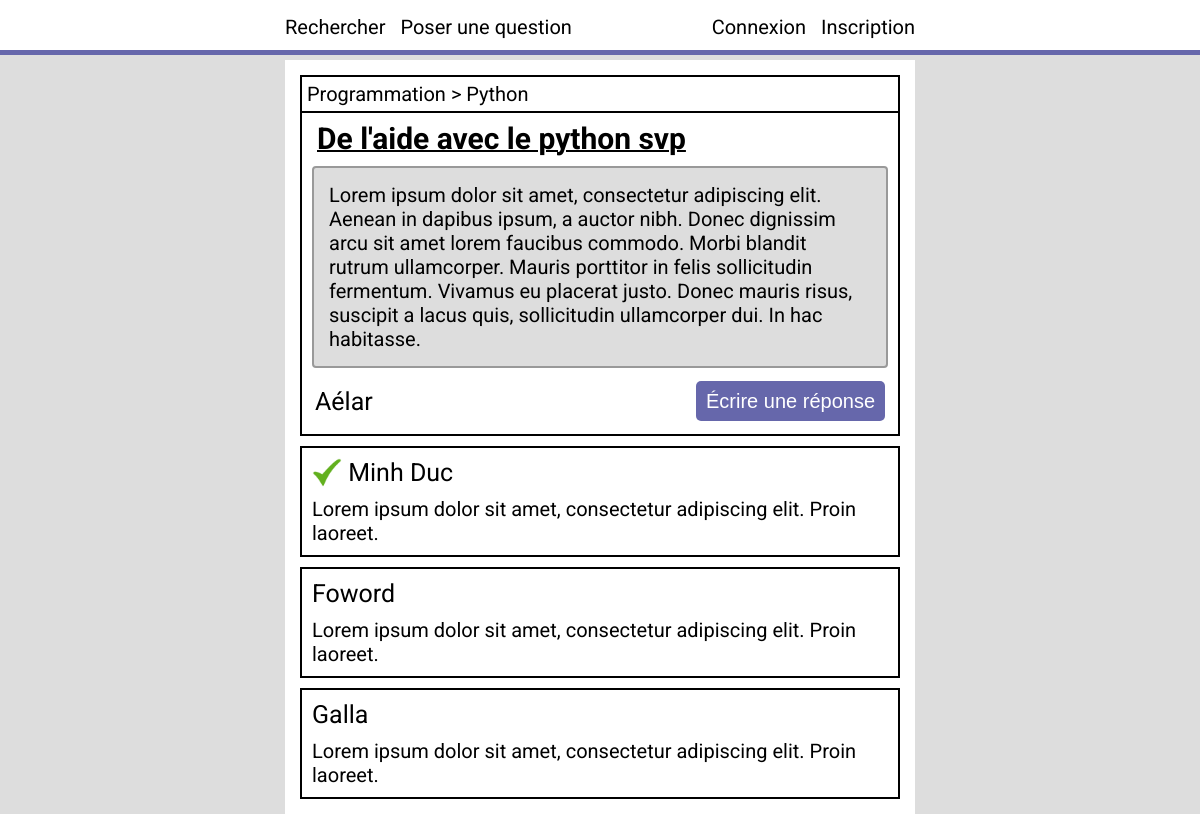
The page /post.php?post=3 on the database its author committed.
### tables this page shows
create table IF NOT EXISTS posts (
    postid int PRIMARY KEY NOT NULL AUTO_INCREMENT,
    title varchar(512) NOT NULL,
    text varchar(16384) NOT NULL,
    categoryid int,
    userid int,
    FOREIGN KEY (categoryid) REFERENCES categories(categoryid) ON DELETE CASCADE,
    FOREIGN KEY (userid) REFERENCES users(userid) ON DELETE CASCADE
);

create table IF NOT EXISTS users ( 
    userid int PRIMARY KEY NOT NULL AUTO_INCREMENT,
    username varchar(32) NOT NULL,
    email varchar(255) NOT NULL,
    profilepic BLOB,
    password varchar(64) NOT NULL,
    points int NOT NULL DEFAULT 0,
    isteacher int NOT NULL DEFAULT 0
);

create table IF NOT EXISTS answers (
    answerid int PRIMARY KEY NOT NULL AUTO_INCREMENT,
    text varchar(16384) NOT NULL,
    isgood int NOT NULL DEFAULT 0,
    postid int,
    userid int,
    parent int,
    FOREIGN KEY (parent) REFERENCES answers(answerid) ON DELETE CASCADE,
    FOREIGN KEY (postid) REFERENCES posts(postid) ON DELETE CASCADE,
    FOREIGN KEY (userid) REFERENCES users(userid) ON DELETE CASCADE
);

### data/functions.php (called while the page is built, shortened)
<?php
    function getCategoryArbo($connexion,$id){
        $string = "";
        for($i=0;$i<10 && $id;$i++){
            $req="SELECT name,parent from categories where categoryid = ?";
            $stmt = mysqli_prepare($connexion, $req);
            mysqli_stmt_bind_param($stmt, "i", $id);
            mysqli_stmt_execute($stmt);
            $result = mysqli_stmt_get_result($stmt);
            foreach($result as $ligne) $cat = $ligne;
            $id = $cat["parent"];
            $string = " > " . $cat["name"] . $string;
        }
        return substr($string,3);
    }
    function getUser($connexion,$id){
        $req="SELECT * from users where userid = ?";
        $stmt = mysqli_prepare($connexion, $req);
        mysqli_stmt_bind_param($stmt, "i", $id);
        mysqli_stmt_execute($stmt);
        $result = mysqli_stmt_get_result($stmt);
        if(mysqli_num_rows($result)>=1){
            foreach($result as $ligne) $return = $ligne;
        }else{
            $return = NULL;
        }
        return $return;
    }
    function getPost($connexion,$id){
        $req="SELECT * from posts where postid = ?";
        $stmt = mysqli_prepare($connexion, $req);
        mysqli_stmt_bind_param($stmt, "i", $id);
        mysqli_stmt_execute($stmt);
        $result = mysqli_stmt_get_result($stmt);
        if(mysqli_num_rows($result)>=1){
            foreach($result as $ligne) $return = $ligne;
        }else{
            $return = NULL;
        }
        return $return;
    }
?>

### post.php (the view, shortened to what this page needs)
<!DOCTYPE html>
<html lang="fr">
    <?php
        if(isset($_GET["post"])){
            $postid=$_GET["post"];
            require "data/db_login.php";
            require "data/functions.php";
            $connexion=mysqli_connect($host,$login,$mdp,$bdd)
            or die("connexion impossible");
            $post = getPost($connexion,$postid);
            $autor = getUser($connexion,$post["userid"]);
        }else header("Location:unknow.php");
    ?>
    <head>
        <link href="styles/style.css" rel="stylesheet"/>
        <link href="styles/post.css" rel="stylesheet"/>
    </head>
    <body>
        <?php include "data/navbar.php"; ?>
        <main>
            <div id="post">
                <div id="arbo">
                    <?php echo getCategoryArbo($connexion,$post["categoryid"]); ?>
                </div>
                <h3>
                    <?php echo $post["title"] ?>
                </h3>
                <p>
                    <?php echo $post["text"] ?>
                </p>
                <table id="post_bot">
                    <tr>
                        <td><?php echo $autor["username"]; ?></td>
                        <td class="table_right"><a href="writeanswer.php?post=<?php echo $postid;?>"><button>Écrire une réponse</button></a></td>
                    </tr>
                </table>
            </div>
            <?php
                $req="SELECT * from answers where postid = ? ORDER BY isgood DESC";
                $stmt = mysqli_prepare($connexion, $req);
                mysqli_stmt_bind_param($stmt, "i", $postid);
                mysqli_stmt_execute($stmt);
                $result = mysqli_stmt_get_result($stmt);
                foreach($result as $answer){
                    if($answer["isgood"] == 1){
                        echo "
                            <div class='answer'>
                                <div class='answer_top'>
                                    <img src='data/img/check.png' alt='Good answer' class='check_img' title='Réponse validé par l'auteur'>
                                    ".getUser($connexion,$answer["userid"])["username"]."
                                </div>
                                <div class='answer_text'>
                                    ".$answer["text"]."
                                </div>
                            </div>
                            ";
                    }else{
                        echo "
                            <div class='answer'>
                                <div class='answer_top'>
                                    ".getUser($connexion,$answer["userid"])["username"]."
                                </div>
                                <div class='answer_text'>
                                    ".$answer["text"]."
                                </div>
                            </div>
                            ";
                    }
                }
            ?>
        </main>
    </body>
</html>

### styles/style.css (style rules this page uses)
body, textarea { font-family: 'Roboto', sans-serif; font-size: 20px; }
main { width: 50%; margin: 10px auto 0 auto; padding: 15px; background-color: white; }
body { background-color: #DDD; margin: 0; }
button, input[type="submit"] { border-radius: 5px; height: 40px; font-size: 15px; background-color: #6667ab; color: white; border: 0; transition: 200ms; font-size: 20px; padding: 0 10px 0 10px; }

### styles/post.css (style rules this page uses)
#post { border: 2px solid black; }
#arbo { border: 2px solid black; margin: -2px; padding: 5px; }
h3 { margin: 10px 15px 0 15px; font-size: 30px; text-decoration: underline; text-decoration-thickness: 2px; }
#post p { margin: 10px; border: 2px solid #999; background-color: #DDD; padding: 15px; border-radius :4px; }
#post_bot { width: calc(100% - 20px); margin: 10px; }
#post_bot td { font-size: 25px; }
.table_right { text-align: right; }
.answer { border: 2px solid black; width: calc(100%-4px); margin: 10px 0 0 0; padding: 10px; }
.check_img { width: 30px; vertical-align: top; }
.answer_top { font-size: 25px; margin-bottom: 10px; }

### rows shown on the page
posts: title "De l'aide avec le python svp", text "Lorem ipsum dolor sit amet, consectetur adipiscing elit. Aenean in dapibus ipsum, a auctor nibh. Donec dignissim arcu sit amet lorem faucibus commodo. Morbi blandit rutrum ullamcorper. Mauris porttitor in felis sollicitudin fermentum. Vivamus eu placerat justo. Donec mauris risus, suscipit a lacus quis, sollicitudin ullamcorper dui. In hac habitasse."
users: username "Aélar"
answers: isgood 1 (drawn), userid.username "Minh Duc", text "Lorem ipsum dolor sit amet, consectetur adipiscing elit. Proin laoreet."
answers: userid.username "Foword", text "Lorem ipsum dolor sit amet, consectetur adipiscing elit. Proin laoreet."
answers: userid.username "Galla", text "Lorem ipsum dolor sit amet, consectetur adipiscing elit. Proin laoreet."

### other values the page prints
getCategoryArbo($connexion,$post["categoryid"]) "Programmation > Python"
